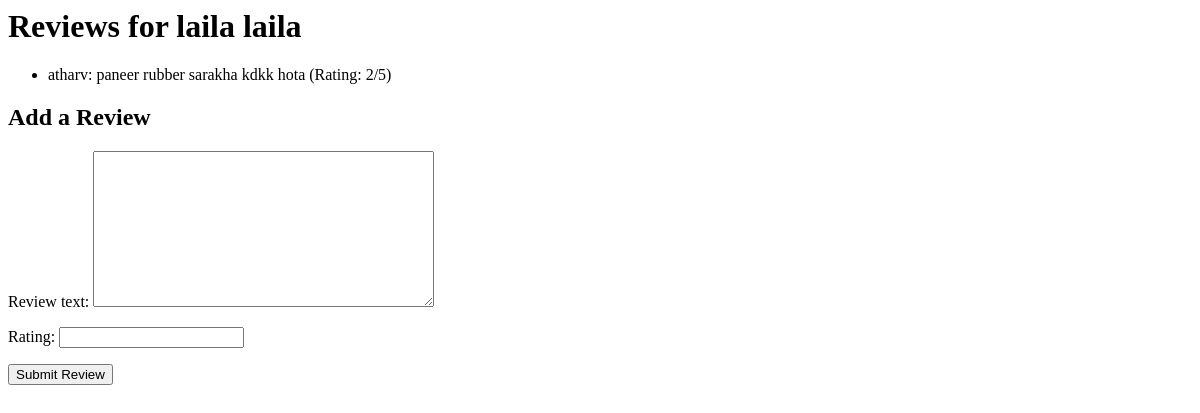
The page /restaurant/restaurant/1/reviews/ on the database as committed earlier.
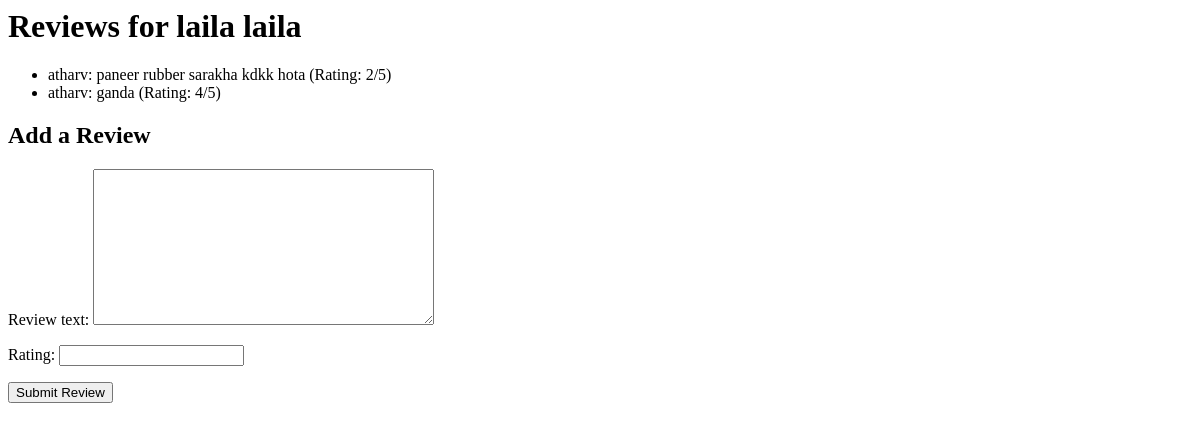
The same page on the database as committed later.
### restaurant/models.py (models this page shows, shortened)
class RestaurantReview(models.Model):
    restaurant = models.ForeignKey(Restaurant, on_delete=models.CASCADE, related_name="reviews")
    customer = models.ForeignKey(settings.AUTH_USER_MODEL, on_delete=models.CASCADE)  # Use settings.AUTH_USER_MODEL
    review_text = models.TextField()
    rating = models.IntegerField()  # Rating out of 5
    created_at = models.DateTimeField(auto_now_add=True)

### users/models.py (models this page shows)
class CustomUser(AbstractUser):
    ROLE_CHOICES = [
        ('admin', 'Admin'),
        ('customer', 'Customer'),
        ('restaurant_owner', 'Restaurant Owner'),
        ('grocery_owner', 'Grocery Store Owner'),
    ]
    role = models.CharField(max_length=20, choices=ROLE_CHOICES)
    gold_member = models.BooleanField(default=False)
    profile_picture = models.ImageField(upload_to='profile_pics/', blank=True, null=True)
    phone = models.CharField(max_length=15, blank=True, null=True)
    address = models.TextField(blank=True, null=True)

### restaurant/views.py (the view)
# urls.py: path('restaurant/<int:restaurant_id>/reviews/', views.restaurant_reviews, name='restaurant_reviews'),
def restaurant_reviews(request, restaurant_id):
    restaurant = get_object_or_404(Restaurant, id=restaurant_id)
    reviews = RestaurantReview.objects.filter(restaurant=restaurant)
    if request.method == 'POST':
        form = RestaurantReviewForm(request.POST)
        if form.is_valid():
            review = form.save(commit=False)
            review.customer = request.user  # Assign the logged-in user
            review.restaurant = restaurant  # Link review to the restaurant
            review.save()
            return redirect('restaurant_reviews', restaurant_id=restaurant.id)  # Refresh the page after submission
    else:
        form = RestaurantReviewForm()
    context = {
        'restaurant': restaurant,
        'reviews': reviews,
        'form': form  # Include the form in the context
    }
    return render(request, 'restaurant/restaurant_reviews.html', context)

### restaurant/forms.py
class RestaurantReviewForm(forms.ModelForm):
    class Meta:
        model = RestaurantReview
        fields = ['review_text', 'rating']

### restaurant/templates/restaurant/restaurant_reviews.html (shortened to what this page needs)
<h1>Reviews for {{ restaurant.name }}</h1>
<ul>
    {% for review in reviews %}
        <li>{{ review.customer.username }}: {{ review.review_text }} (Rating: {{ review.rating }}/5)</li>
    {% empty %}
        <li>No reviews yet.</li>
    {% endfor %}
</ul>
<h2>Add a Review</h2>
<form method="POST">
    {{ form.as_p }}
    <button type="submit">Submit Review</button>
</form>

Rows that differ between the two databases and show on the page:
added RestaurantReview: customer.username "atharv", review_text "ganda", rating "4"
